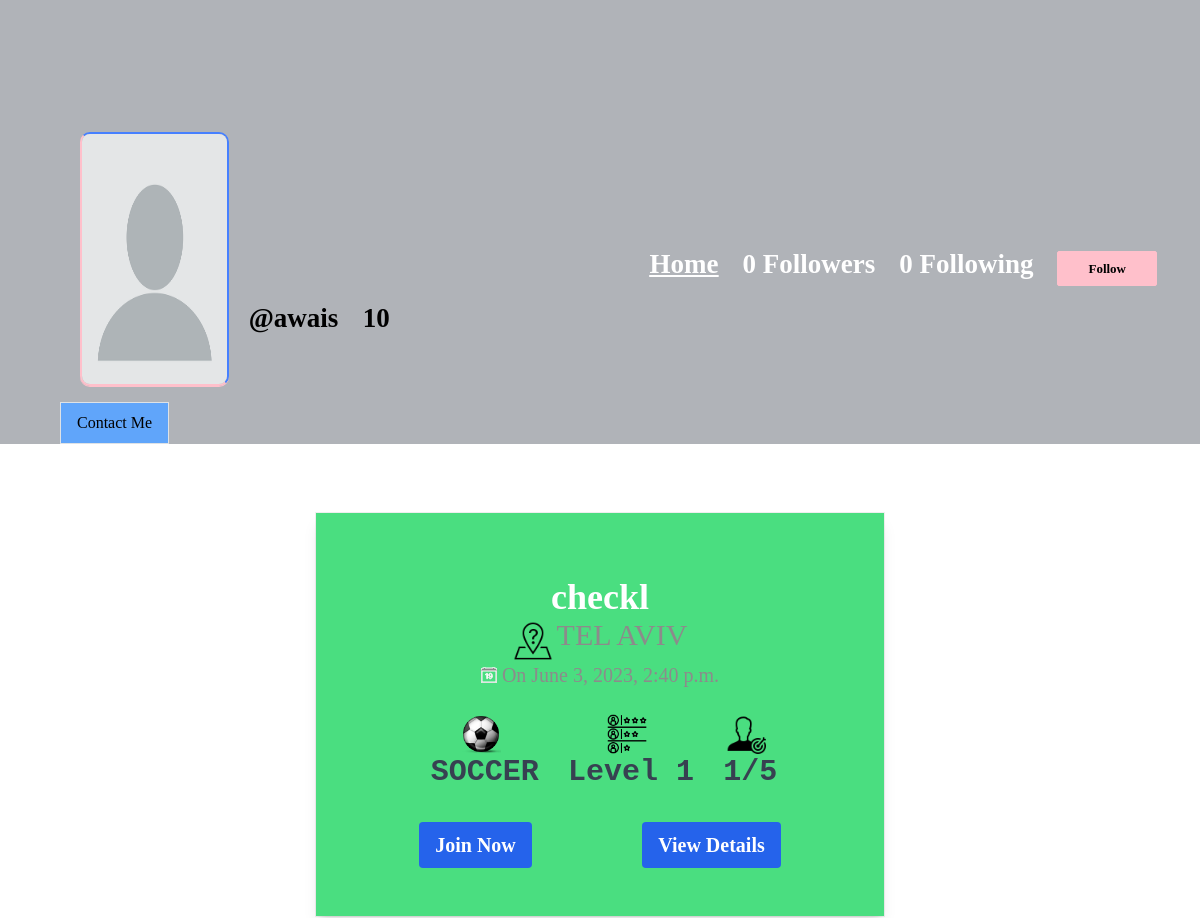
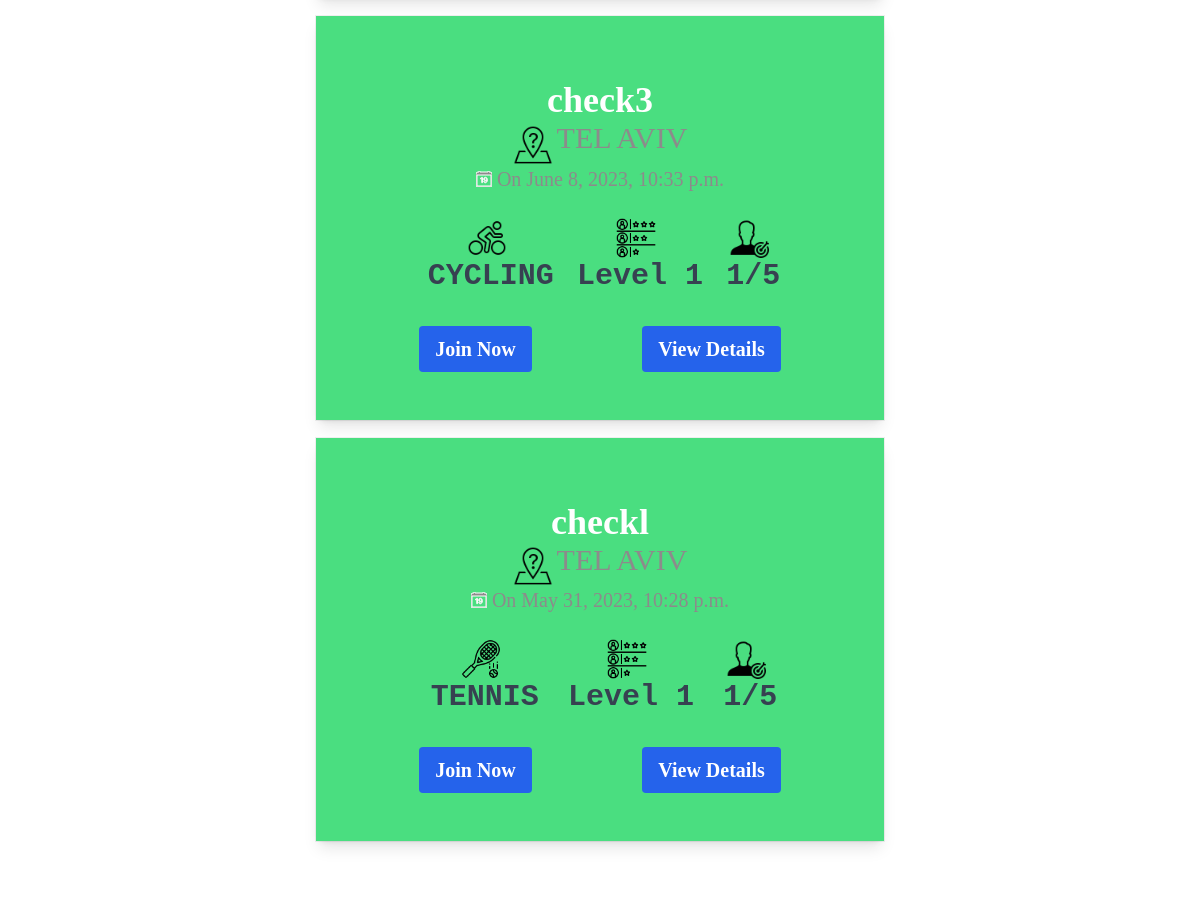
The page /profile/awais (signed in) on the database its author committed (2 pictures, top to bottom).
### core/models.py (models this page shows, shortened)
class Profile(models.Model):
    user = models.ForeignKey(User, on_delete=models.CASCADE)
    bio = models.TextField(blank=True)
    profileimg = models.ImageField(upload_to='profile_images', default='blank-profile-picture.png')
    location = models.CharField(max_length=100,choices = LOCATION, blank=True)
    age = models.IntegerField(blank=True,null=True)
    gender = models.CharField(
        max_length=10, choices=GENDER, default='MALE', blank=True, null=True)
    sport = models.CharField(
        max_length=20, choices=SPORTS_ITEM, default='SOCCER', blank=True, null=True)
    level = models.CharField(
        max_length=2, choices=LAVEL, blank=True, null=True)
    phone = models.CharField(max_length=20, blank=True, null=True)
    number_of_new = models.IntegerField(default=0)
    preferences = models.CharField(max_length=10000, blank=True, null=True)
    rating = models.IntegerField(default=5)

class Event(models.Model):
    user = models.ForeignKey(User, on_delete=models.CASCADE)
    event_name = models.CharField(max_length=100,blank=True)
    sport = models.CharField(max_length=20, choices=SPORTS_ITEM)
    lavel = models.CharField(max_length=20,default=0,blank=True)
    location = models.CharField(max_length=100, choices=LOCATION ,blank=True)
    no_of_participents = models.IntegerField(default=0)
    participant_left = models.IntegerField(default=0,blank=True)
    date = models.DateField(auto_now=False, auto_now_add=False)
    time = models.TimeField(auto_now=False, auto_now_add=False)
    image = models.ImageField(upload_to='event_image/',blank=True)
    participants = models.ManyToManyField(Profile,blank=True)
    feedbacks = models.ManyToManyField(Feedback, blank=True)
    is_active = models.BooleanField(default=True)

### core/views.py (the view)
# urls.py: path('profile/<str:pk>', views.profile, name='profile'),
@login_required(login_url='signin')
def profile(request, pk):
    user_object = User.objects.get(username=pk)
    user_profile = Profile.objects.get(user=user_object)
    user_posts = Post.objects.filter(user=pk)
    user_post_length = len(user_posts)
    event_list = Event.objects.filter(user=user_object).order_by('-pk')
    follower = request.user.username
    user = pk
    if FollowersCount.objects.filter(follower=follower, user=user).first():
        button_text = 'Unfollow'
    else:
        button_text = 'Follow'
    user_followers = len(FollowersCount.objects.filter(user=pk))
    user_following = len(FollowersCount.objects.filter(follower=pk))
    print('rating' , user_profile.rating , user_object.id)
    context = {
        'user_object': user_object,
        'user_profile': user_profile,
        'user_posts': user_posts,
        'user_post_length': user_post_length,
        'button_text': button_text,
        'user_followers': user_followers,
        'user_following': user_following,
        'event_list':event_list,
        'requesting_profile': Profile.objects.get(user=request.user),
        'rating': user_profile.rating
    }
    return render(request, 'profile.html', context)

### templates/profile.html (shortened to what this page needs)
{% load static %}
<!DOCTYPE html>
<html lang="en">
<head>
	<link rel="stylesheet" href="{% static 'css/main.min.css' %}">
	<link rel="stylesheet" href="{% static 'css/style.css' %}">
	<link rel="stylesheet" href="{% static 'css/color.css' %}">
	<link rel="stylesheet" href="{% static 'css/responsive.css' %}">
	<script src="https://cdn.tailwindcss.com?plugins=forms,typography,aspect-ratio,line-clamp"></script>
</head>
<body>
	<section>
		<div class="feature-photo">
			<figure style="height: 300px; overflow: hidden;"><img src="{% static 'images/bg2.jpg' %}" alt=""></figure>
			<form action="/follow" method="POST">
				<div class="add-btn">
					<span style="color: white; font-size: 27px; text-align:right; " "><b><u><a href="
						/">Home</a></u></b></span>
					{% if user_followers == 0 or user_followers == 1 %}
					<span style="color: white; font-size: 27px;"><b>{{user_followers}} Followers</b></span>
					{% else %}
					<span style="color: white; font-size: 27px;"><b>{{user_followers}} Followers</b></span>
					{% endif %}
					<span style="color: white; font-size: 27px;"><b>{{user_following}} Following</b></span>
					{% if user_object.username == user.username %}
					<a href="/settings" data-ripple="">Account Settings</a>
					{% else %}
					<a data-ripple=""><button type="submit"
							style="background-color: #ffc0cb; border: #ffc0cb;">{{button_text}}</button></a>
					{% endif %}
				</div>
			</form>
			<div class="container-fluid">
				<div class="row merged">
					<div class="col-lg-2 col-sm-3">
						<div class="user-avatar">
							<figure>
								<img src="{{user_profile.profileimg.url}}" style="height: 250px; width: 100%;" alt="">
							</figure>
						</div>
					</div>
					<div class="col-lg-10 col-sm-9">
						<div class="timeline-info">
							<ul>
								<li class="admin-name">
									<h5 style="color: black;white-space: nowrap; width: 110px; font-size: 27px;">
										<b>@{{user_profile.user.username}}</b>
									</h5>
                                    <h5 style="color: black;white-space: nowrap; width: 110px; font-size: 27px;">
                                        <b>{{rating}}</b>
                                        </h5>
								</li>
							</ul>
						</div>
					</div>
				</div>
			</div>
		</div>
	</section>
	{% if user_profile.user != request.user %}
	<section>
		<div class="bio text-center " style="display:flex; align-items: center; ">
			<button id="contactbtn" class="bg-blue-400 px-3 py-2 border mt-3">Contact Me</button>
		</div>
	</section>
	{% endif %}
	<section id="back">
		<div class="gap bg-white" id="my_back">
			<div class="container-fluid">
				<div class="row">
					<div class="col-lg-12">
						<div class="row " id="page-contents">
							{% for obj in event_list %}
							<div class="col-lg-3 "></div>
							<div class="col-lg-6 mx-auto">
								<div class="space-y-5 my-2 flex-shrink-0 flex">
									<div
										class=" w-full m-auto text-center  mt-3 bg-green-400 text-white p-5  shadow-lg ">
										<div class="">
											<h1 class=" font-bold md:text-4xl sm:text-2xl font-serif mt-3">
												{{obj.event_name}}</h1>
											<img class="inline-block h-10 w-10" src="{% static 'images/loc.png' %}"
												alt="">
											<p class="inline-block md:text-3xl sm:text-xl">{{obj.location}}</p>
										</div>
										<p class="inline-flex items-center md:text-xl sm:text-xl">
											  <span>On {{obj.date}}, {{obj.time}}</span></p>
										<div class="md:flex  justify-around mx-5 my-3 ">
											<div class="">
												{% if obj.sport == 'SOCCER' %}
												<img class="w-10 h-10 mx-auto sm:mx-auto sm:mt-2 "
													src="{% static 'images/soccer.png' %}" alt="">
												{% elif obj.sport == 'BASKETBALL' %}
												<img class="w-10 h-10 mx-auto sm:mx-auto sm:mt-2 "
													src="{% static 'images/basketball.png' %}" alt="">
												{% elif obj.sport == 'TENNIS' %}
												<img class="w-10 h-10 mx-auto sm:mx-auto sm:mt-2 "
													src="{% static 'images/tennis.png' %}" alt="">
												{% elif obj.sport == 'CYCLING' %}
												<img class="w-10 h-10 mx-auto sm:mx-auto sm:mt-2 "
													src="{% static 'images/cycling.png' %}" alt="">
												{% endif %}
												<h3
													class="md:text-3xl md:align-middle md:ml-2 font-semibold font-mono sm:text-lg text-gray-700">
													{{obj.sport}}
												</h3>
											</div>
											<div class=" ">
												<img class="w-10 h-10 mx-auto sm:mx-auto sm:mt-2"
													src="{% static 'images/level.png' %}" alt="">
												<h3
													class="md:text-3xl md:align-middle md:ml-2 font-semibold font-mono sm:text-lg text-gray-700">
													Level {{obj.lavel}}
												</h3>
											</div>
											<div class="">
												<img class="w-10 h-10 mx-auto sm:mt-2"
													src="{% static 'images/man.png' %}" alt="">
												<h3
													class="md:text-3xl md:align-middle md:ml-2 font-semibold font-mono sm:text-lg text-gray-700">
													{{obj.participant_left}}/{{obj.no_of_participents}}
												</h3>
											</div>
										</div>
										<div class="flex justify-around">
											{% if obj.is_active %}
											{% if obj.participant_left == obj.no_of_participents %}
											<button class="bg-yellow-600 px-3 mt-3 rounded py-2 text-lg border-lg"
												disabled>No Seat Left</button>
											{% else %}
												{% if requesting_profile == user_profile %}
													{% if user_profile in obj.participants.all %}
													<button
														class="px-3 py-2 bg-blue-600 mt-3 text-[20px] font-semibold rounded hover:bg-blue-900  ">Joined
														</button>
													{% else %}
													<a href="{% url 'join-event' obj.id %}"><button
															class="px-3 py-2 bg-blue-600 mt-3 text-[20px] font-semibold rounded hover:bg-blue-900  ">Join
															Now</button></a>
													{% endif %}
												{% else %}
												{% if requesting_profile in obj.participants.all %}
												<button
													class="px-3 py-2 bg-blue-600 mt-3 text-[20px] font-semibold rounded hover:bg-blue-900  ">Joined
													</button>
												{% else %}
												<a href="{% url 'join-event' obj.id %}"><button
														class="px-3 py-2 bg-blue-600 mt-3 text-[20px] font-semibold rounded hover:bg-blue-900  ">Join
														Now</button></a>
												{% endif %}
												{% endif %}
											{% endif %}
											{% else %}
											<button
												class="px-3 py-2 bg-blue-600 mt-3 text-[20px] font-semibold rounded hover:bg-blue-900  disabled">Completed</button>
											{% endif %}
											<a href="{% url 'view-event' obj.id %}"><button
													class="px-3 py-2 bg-blue-600 mt-3 text-[20px] font-semibold rounded hover:bg-blue-900  ">View
													Details</button></a>
										</div>
									</div>
								</div>
							</div>
							<div class="col-lg-3"></div>
							{% endfor %}
						</div>
					</div>
				</div>
			</div>
		</div>
	</section>
</body>
</html>

### static/css/color.css (style rules this page uses)
svg { stroke: #fff; }
#nprogress .bar, .timeline-info > ul li a::before, .add-btn > a, .activitiez > li::before, form button, .colla-apps > li a:hover, a.underline:before, .setting-row input:checked + label, .user-avatar:hover .edit-phto, .error-meta > a, .color-bg, .add-butn, .nav.nav-tabs.likes-btn > li a.active, a.dislike-btn, .drop > a:hover, .btn-view.btn-load-more:hover, .accordion .card h5 button[aria-expanded="true"], .chat-head, .f-page > figure em, .inbox-panel-head > ul > li > a, .nav-tabs--left .nav-link.active, .nav-tabs--left .nav-link.active:hover, footer .widget-title h4::before, #topcontrol, .sidebar .widget-title::before, .f-title::before, .g-post-classic > figure > i::after, .purify > a, .help-list > a:hover, .open-position::before, .info > a, .category-box:hover, .category-box.selected, a.main-btn, .section-heading::before, .getquot-baner, .more-branches > h4::before, .is-helpful > a, .cart-optionz > li > a:hover, .paginationz > li a:hover, .paginationz > li a.active, .shopping-cart, a.btn2:hover, .form-submit > input[type="submit"], button.submit-checkout, .delete-cart:hover, .proceed .button, .amount-area .update-cart, a.addnewforum, .apply-bttons > a { background: orange; }

### static/css/responsive.css (style rules this page uses)
@media screen and (max-width: 1281px) and (min-width: 1024px) { .timeline-info { line-height: 51px; } }
@media screen and (max-width: 1281px) and (min-width: 1024px) { .timeline-info .admin-name > h5 { font-size: 20px; } }
@media screen and (max-width: 1281px) and (min-width: 1024px) { .user-avatar { width: 80.2% } }

### rows shown on the page
Profile: profileimg (placeholder picture), user.username "awais"
Event: event_name "checkl", location "TEL AVIV", date "June 3, 2023", time "2:40 p.m.", sport "SOCCER", lavel "1", participant_left "1", no_of_participents "5", is_active "Join Now"
Event: event_name "check3", location "TEL AVIV", date "June 8, 2023", time "10:33 p.m.", sport "CYCLING", lavel "1", participant_left "1", no_of_participents "5", is_active "Join Now"
Event: event_name "checkl", location "TEL AVIV", date "May 31, 2023", time "10:28 p.m.", sport "TENNIS", lavel "1", participant_left "1", no_of_participents "5", is_active "Join Now"

### other values the page prints
{{ user_followers }} "0"
{{ user_following }} "0"
{{ button_text }} "Follow"
{{ rating }} "10"
